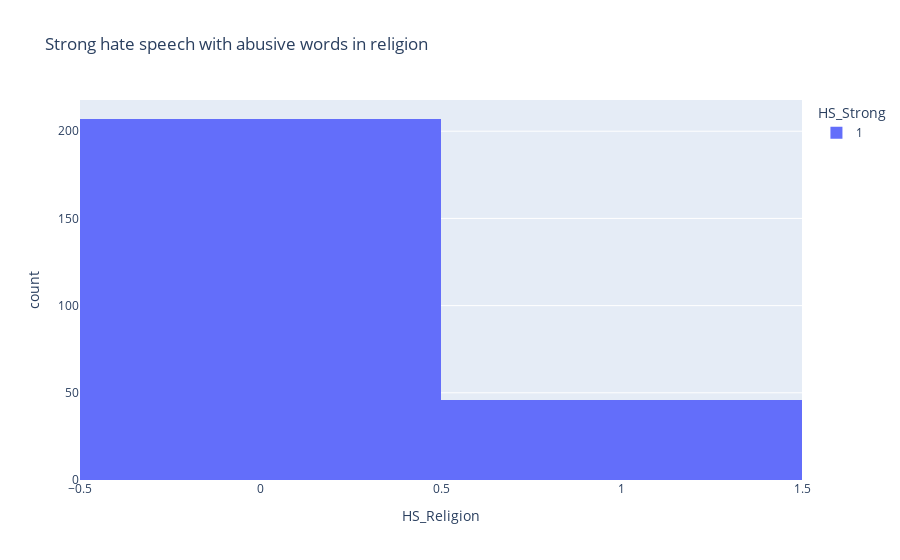

Source (notebook cell):
### Code cell
fig = px.histogram(filtered_strong_HS_data, x="HS_Religion", color="HS_Strong", title="Strong hate speech with abusive words in religion")
fig.show()

### Figure 1 — Plotly figure (JSON) as saved in the notebook; plotly's stock layout.template omitted (floating-point values rounded to 4 significant figures; data arrays with more than 128 entries replaced by an {"elided": "..."} marker saying what was removed)
{"data": [{"alignmentgroup": "True", "bingroup": "x", "hovertemplate": "HS_Strong=1<br>HS_Religion=%{x}<br>count=%{y}<extra></extra>", "legendgroup": "1", "marker": {"color": "#636efa", "pattern": {"shape": ""}}, "name": "1", "offsetgroup": "1", "orientation": "v", "showlegend": true, "type": "histogram", "x": {"elided": "253 int values"}, "xaxis": "x", "yaxis": "y"}], "layout": {"barmode": "relative", "legend": {"title": {"text": "HS_Strong"}, "tracegroupgap": 0}, "title": {"text": "Strong hate speech with abusive words in religion"}, "xaxis": {"anchor": "y", "domain": [0, 1], "title": {"text": "HS_Religion"}}, "yaxis": {"anchor": "x", "domain": [0, 1], "title": {"text": "count"}}}}
